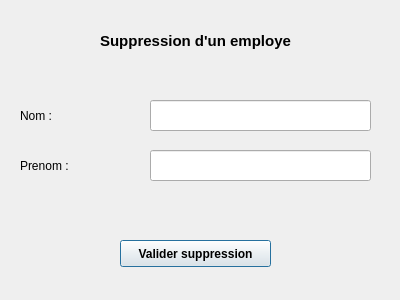
<?xml version="1.0" encoding="UTF-8"?>
<ui version="4.0">
 <class>SupprimerCommisInterfaceClass</class>
 <widget class="QDialog" name="SupprimerCommisInterfaceClass">
  <property name="geometry">
   <rect>
    <x>0</x>
    <y>0</y>
    <width>400</width>
    <height>300</height>
   </rect>
  </property>
  <property name="windowTitle">
   <string>SupprimerCommisInterface</string>
  </property>
  <widget class="QLabel" name="label_prenom">
   <property name="geometry">
    <rect>
     <x>20</x>
     <y>150</y>
     <width>111</width>
     <height>31</height>
    </rect>
   </property>
   <property name="text">
    <string>Prenom :</string>
   </property>
  </widget>
  <widget class="QLabel" name="label_titre">
   <property name="geometry">
    <rect>
     <x>60</x>
     <y>20</y>
     <width>271</width>
     <height>41</height>
    </rect>
   </property>
   <property name="font">
    <font>
     <pointsize>11</pointsize>
     <weight>75</weight>
     <bold>true</bold>
    </font>
   </property>
   <property name="text">
    <string>Suppression d'un employe</string>
   </property>
   <property name="alignment">
    <set>Qt::AlignCenter</set>
   </property>
  </widget>
  <widget class="QPushButton" name="pushButton">
   <property name="geometry">
    <rect>
     <x>120</x>
     <y>240</y>
     <width>151</width>
     <height>27</height>
    </rect>
   </property>
   <property name="font">
    <font>
     <pointsize>9</pointsize>
     <weight>75</weight>
     <bold>true</bold>
    </font>
   </property>
   <property name="text">
    <string>Valider suppression</string>
   </property>
  </widget>
  <widget class="QLineEdit" name="lineEdit_prenom">
   <property name="geometry">
    <rect>
     <x>150</x>
     <y>150</y>
     <width>221</width>
     <height>31</height>
    </rect>
   </property>
  </widget>
  <widget class="QLineEdit" name="lineEdit_nom">
   <property name="geometry">
    <rect>
     <x>150</x>
     <y>100</y>
     <width>221</width>
     <height>31</height>
    </rect>
   </property>
  </widget>
  <widget class="QLabel" name="label_nom">
   <property name="geometry">
    <rect>
     <x>20</x>
     <y>100</y>
     <width>111</width>
     <height>31</height>
    </rect>
   </property>
   <property name="text">
    <string>Nom :</string>
   </property>
  </widget>
 </widget>
 <layoutdefault spacing="6" margin="11"/>
 <resources/>
 <connections/>
</ui>
